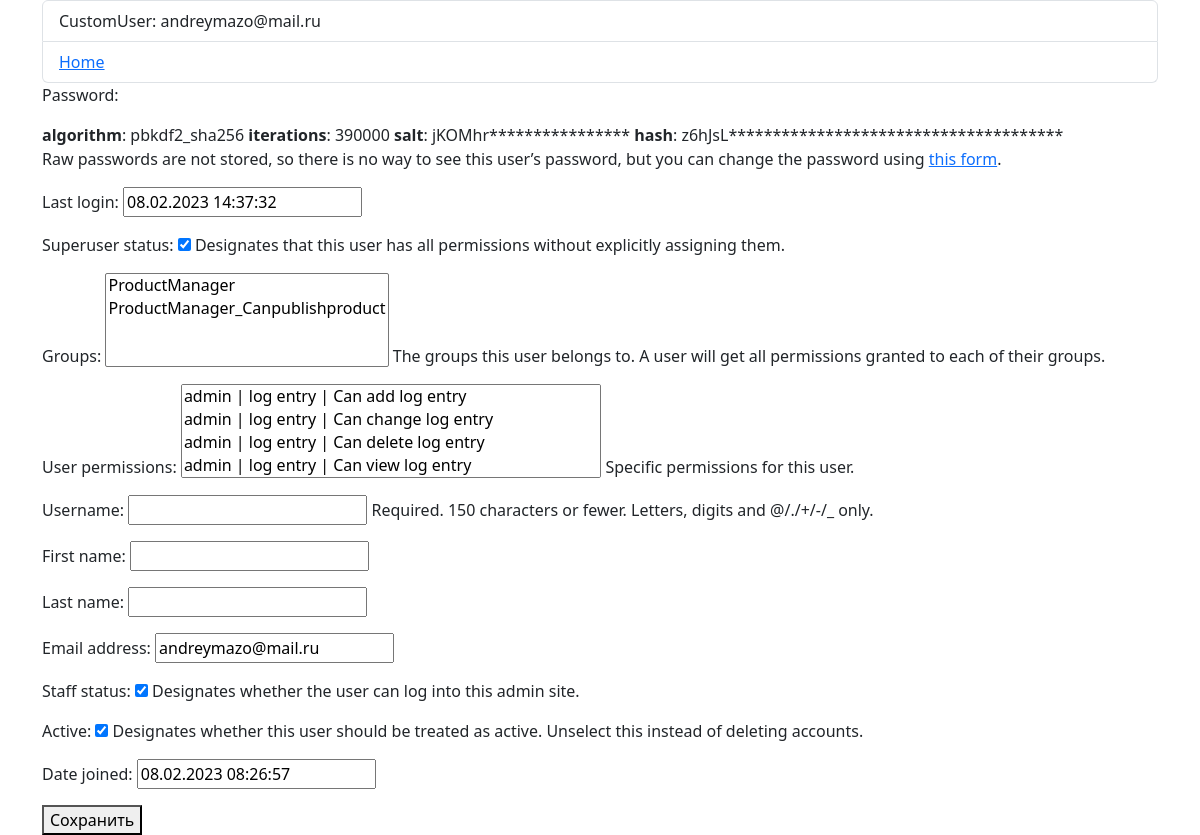
Before: /users/profile/ (signed in) with the older database file.
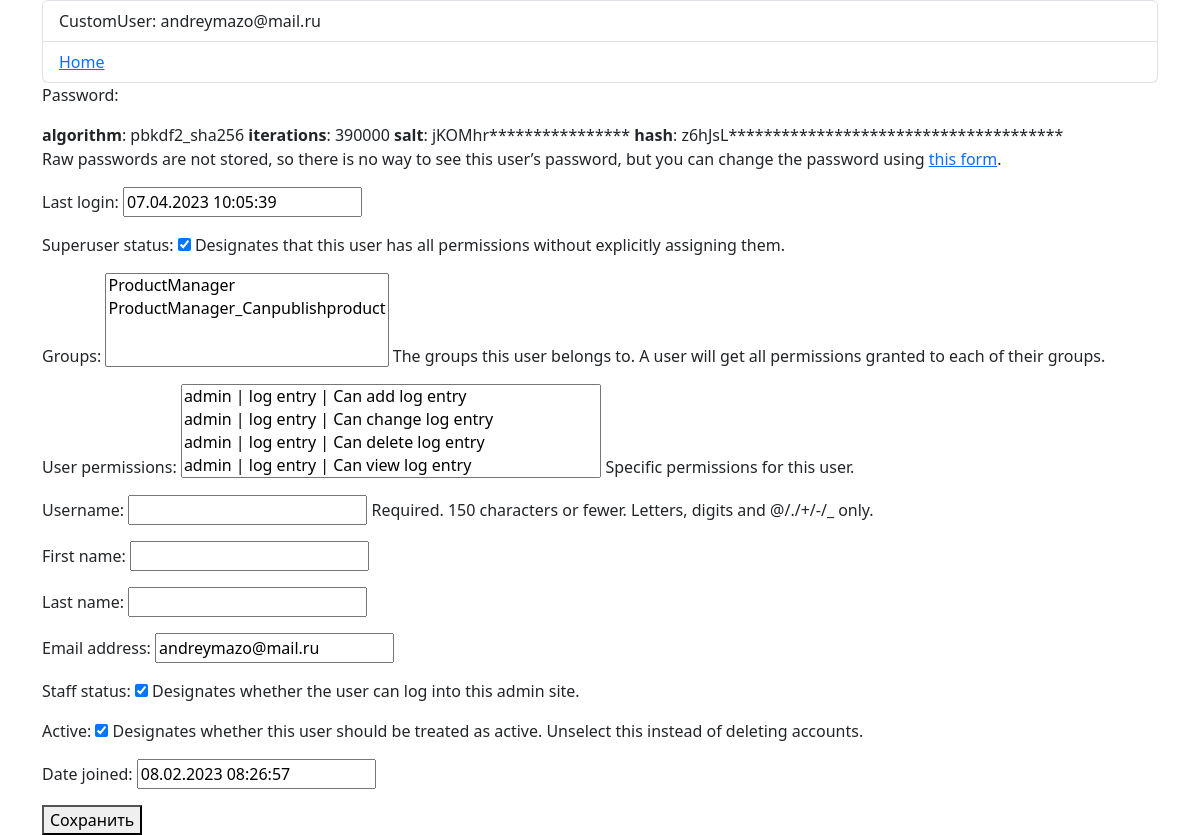
After: the same page with the newer database file.
### users/models.py (models this page shows)
class User(AbstractUser):
    objects = CustomUserManager()
    username = None
    email = models.EmailField(
        verbose_name="Почта",
        max_length=54,
        unique=True)
    phone = models.CharField(max_length=25, verbose_name='телефон', blank=True, null=True)
    country = models.CharField(max_length=30, verbose_name='страна', blank=True, null=True)
    avatar = models.ImageField(upload_to='users/', verbose_name='аватарка', blank=True, null=True)
    USERNAME_FIELD = 'email'
    REQUIRED_FIELDS = []#email, phone, country, avatar

### users/views.py (the view)
# urls.py: path('profile/', UserEditProfileView.as_view(), name='profile'),
class UserEditProfileView(LoginRequiredMixin, UpdateView):
    model = User
    template_name = 'users/profile.html'
    form_class = UserChangeForm###Chto u Olega v form.py????? Eto krasota prosto
    success_url = reverse_lazy('catalog:catalog')
    def get_object(self, queryset=None):
        return self.request.user

### users/templates/users/profile.html (shortened to what this page needs)
{% extends 'users/base.html' %}
    {% block content %}
<form method="post" enctype="multipart/form-data">
    {{ form.as_p}}
    <button type="submit"> Coxранить </button>
</form>
{% endblock %}

### users/templates/users/base.html (shortened to what this page needs)
<!DOCTYPE html>
<html lang="en">
<head>
    <link href="https://cdn.jsdelivr.net/npm/bootstrap@5.3.0-alpha1/dist/css/bootstrap.min.css" rel="stylesheet">
</head>
    <body class="container">
<ul     class="list-group">
        <li class="list-group-item">
            CustomUser: {{ user }}
        </li>
        <li class="list-group-item">
            <a href="{% url 'users:login' %}">Home</a>
        </li>
</ul>
    {% block content %}
    {% endblock %}
    </body>
</body>
</html>

Changed rows visible on the page:
changed User "andreymazo@mail.ru": last_login "08.02.2023 14:37:32" → "07.04.2023 10:05:39"
